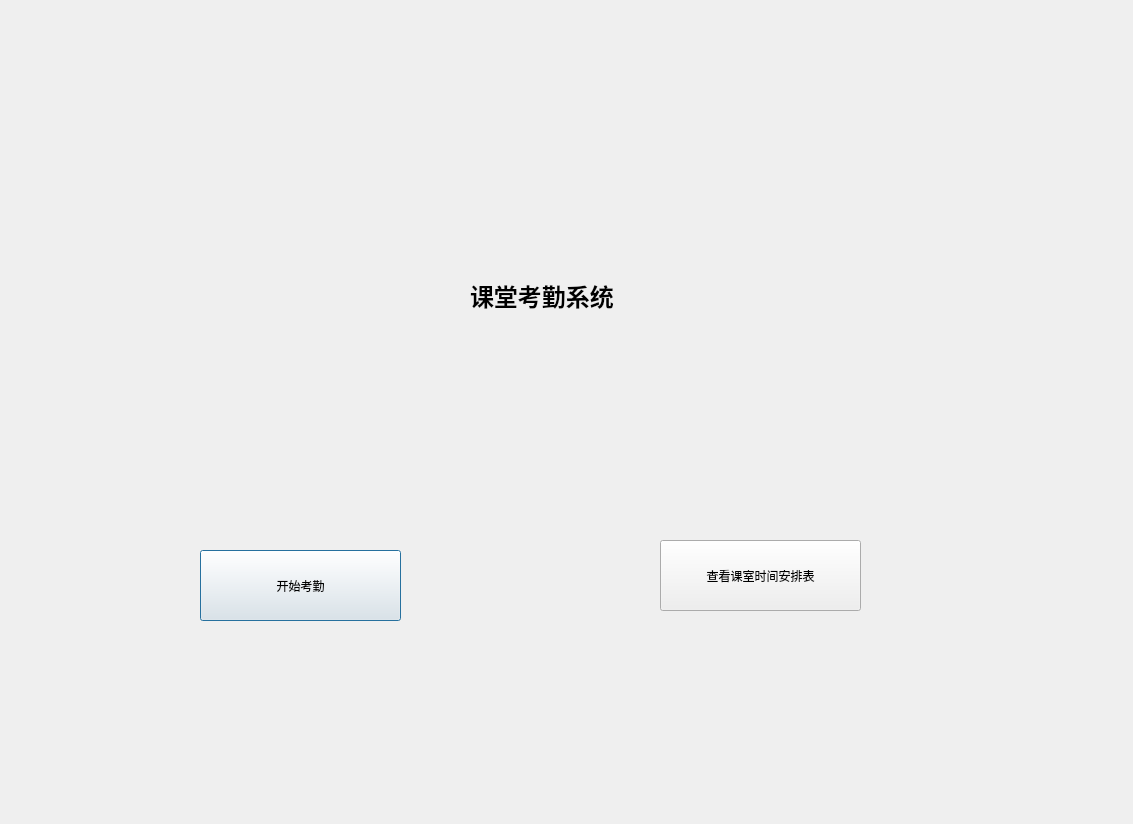
<?xml version="1.0" encoding="UTF-8"?>
<ui version="4.0">
 <class>Dialog</class>
 <widget class="QDialog" name="Dialog">
  <property name="geometry">
   <rect>
    <x>0</x>
    <y>0</y>
    <width>1133</width>
    <height>824</height>
   </rect>
  </property>
  <property name="windowTitle">
   <string>Dialog</string>
  </property>
  <widget class="QLabel" name="label">
   <property name="geometry">
    <rect>
     <x>470</x>
     <y>240</y>
     <width>261</width>
     <height>111</height>
    </rect>
   </property>
   <property name="text">
    <string>&lt;html&gt;&lt;head/&gt;&lt;body&gt;&lt;p&gt;&lt;span style=&quot; font-size:18pt; font-weight:600;&quot;&gt;课堂考勤系统&lt;/span&gt;&lt;/p&gt;&lt;/body&gt;&lt;/html&gt;</string>
   </property>
  </widget>
  <widget class="QPushButton" name="pushButton">
   <property name="geometry">
    <rect>
     <x>200</x>
     <y>550</y>
     <width>201</width>
     <height>71</height>
    </rect>
   </property>
   <property name="text">
    <string>开始考勤</string>
   </property>
  </widget>
  <widget class="QPushButton" name="pushButton_2">
   <property name="geometry">
    <rect>
     <x>660</x>
     <y>540</y>
     <width>201</width>
     <height>71</height>
    </rect>
   </property>
   <property name="text">
    <string>查看课室时间安排表</string>
   </property>
  </widget>
 </widget>
 <resources/>
 <connections/>
</ui>
